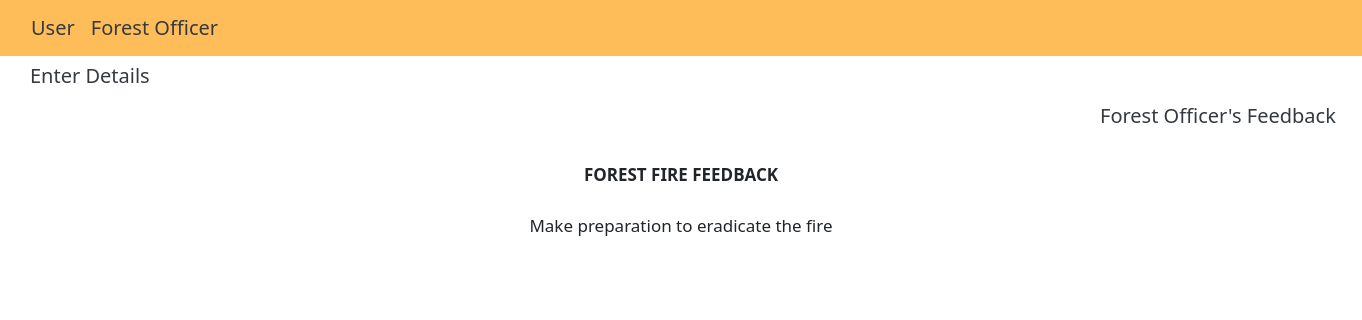
The page /officer_feedback/ on the database as committed earlier.
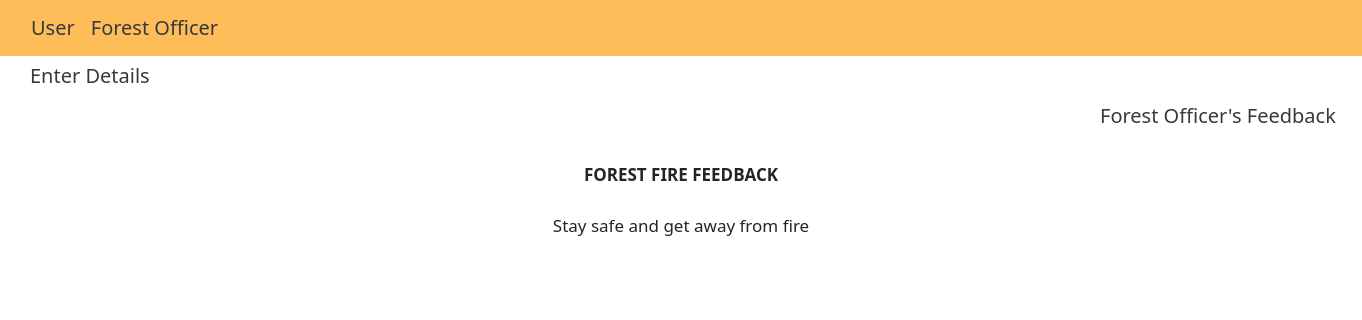
The same page on the database as committed later.
### new/models.py (models this page shows, shortened)
class FeedModel(models.Model):
    Feedback = models.TextField(max_length=100)

### new/views.py (the view)
# urls.py: path('officer_feedback/',views.feedback,name='feedback'),
def feedback(request):
    model = models.FeedModel.objects.latest('id')
    return render(request, 'new/feedback.html', {'model': model})

### new/templates/new/feedback.html (shortened to what this page needs)
{% extends 'new/base.html' %}
{% load static %}
    {% block content %}
    <div>
		<div>
		<a class="navbar-brand text-dark" style="margin-left: 30px;" href="{% url 'apredict' %}">Enter Details</a>
		<a class="navbar-brand text-dark" style="margin-left: 1100px;" href="{% url 'feedback' %}">Forest Officer's Feedback</a>
	</div>
    <br>
    <center>
        <b>FOREST FIRE FEEDBACK</b>
        <br><br>
        {% if model %}
        {{model.Feedback}}
        {% endif %}
    </center>
    {% endblock content %}

Rows that differ between the two databases and show on the page:
removed FeedModel: Feedback "Make preparation to eradicate the fire"
now on this page (row edited): FeedModel: Feedback "Stay safe and get away from fire"
